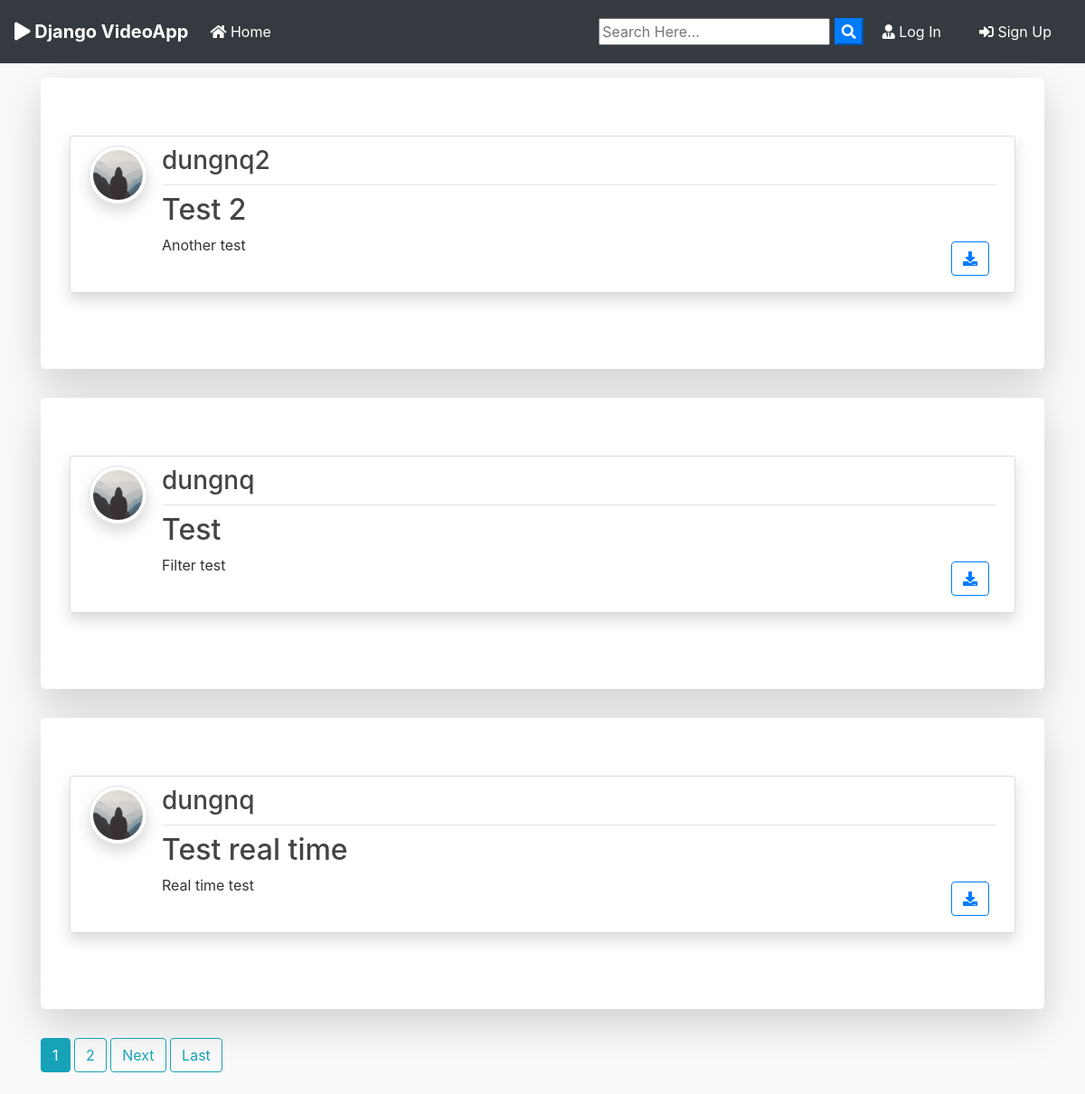
The app's page /, older data.
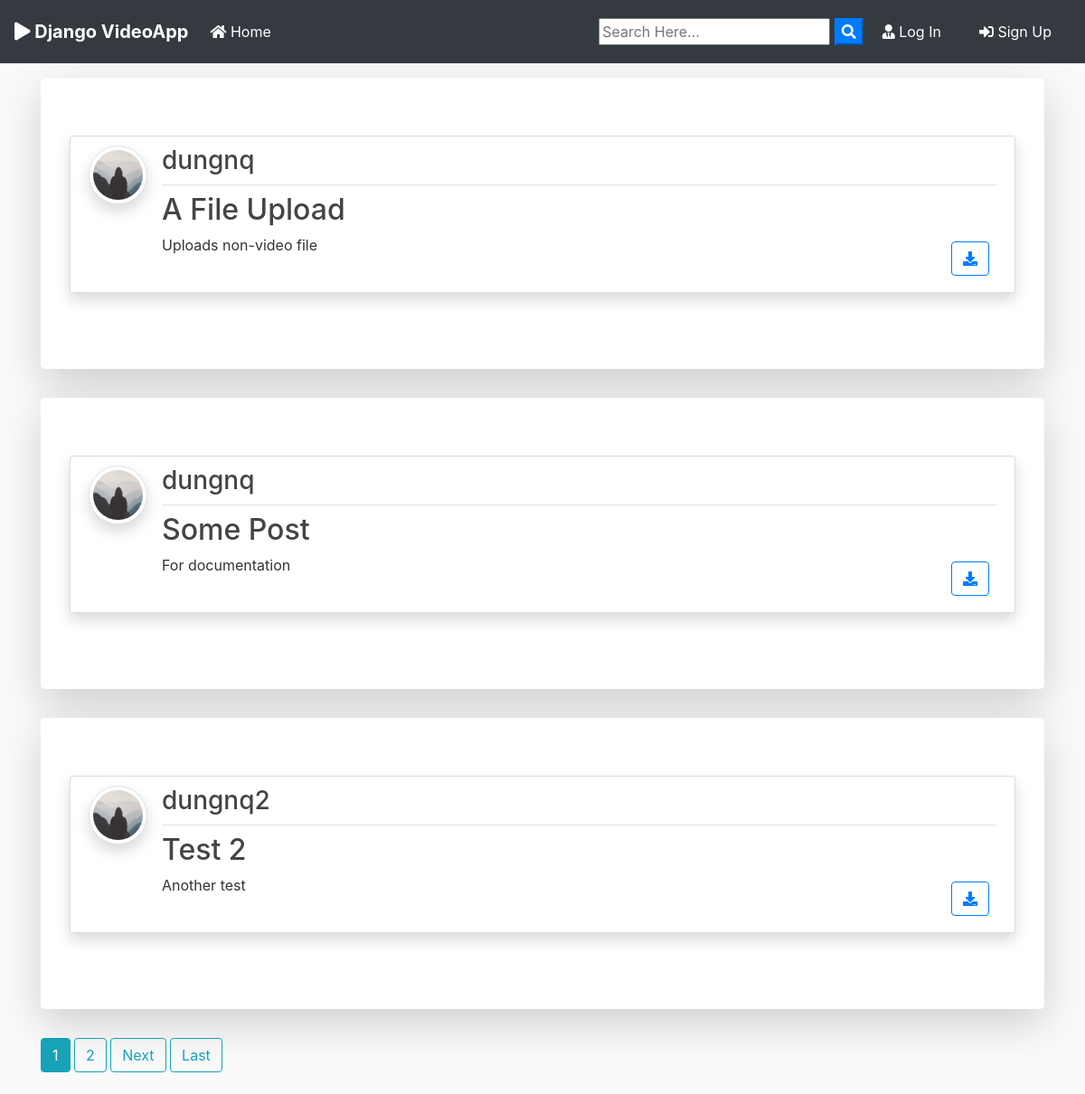
The same page, newer data.
### blog/models.py (models this page shows, shortened)
class Post(models.Model):
	title = models.CharField(max_length=100)
	file = models.FileField(upload_to='Files')
	content = models.TextField()
	date_posted = models.DateTimeField(default=timezone.now)
	author = models.ForeignKey(User, on_delete=models.CASCADE)
	status = models.CharField(max_length=1, default='S')
	label = models.TextField(max_length=10, default='N/A')

### users/models.py (models this page shows, shortened)
class Profile(models.Model):
    user = models.OneToOneField(User, on_delete=models.CASCADE)
    image = models.ImageField(default='default.jpg', upload_to='profile_pics')
    is_locked = models.BooleanField(default=False)

### blog/views.py (the view)
# urls.py: path('', PostListView.as_view(), name='blog-home'),
class PostListView(ListView):
    model = Post
    template_name = 'blog/home.html'
    context_object_name = 'posts'
    ordering = ['-date_posted']
    paginate_by = 3
    def get_queryset(self):
        return Post.objects.filter(status='A').order_by('-date_posted')

### blog/templates/blog/home.html (shortened to what this page needs)
{% extends "blog/base.html" %}
{% block content %}
    {% for post in posts %}
      <div class="jumbotron mt-3 bg-white shadow-lg">
      <article class="media content-section shadow">
        <a href="{{ post.author.profile.image.url }} " target="_blank"> <img src="{{ post.author.profile.image.url }}  " alt="" class="article-img rounded-circle img-thumbnail img-fluid shadow">
        </a>
        <div class="media-body">
          <div class="article-metadata d-flex justify-content-between">
            <a class="mr-2 " href="{% url 'user-posts' post.author.username  %}"><h3>{{ post.author }}</h3></a>
          </div>
          <h2><a class="article-title text-justify " href="{% url 'post-detail' post.id %}">{{ post.title }}</a></h2>
          <div class="d-flex justify-content-between">
            <p class="article-content text-justify text-truncate overflow-hidden">{{ post.content }}</p>
            {% if post.file %}
          <div class="form-group mt-0 pt-0  m-2">
            <a class="btn btn-outline-primary  btn-d "  href="{{ post.file.url }}"  download type="submit"><i class="fas fa-download"></i></a>
          </div>
          {% endif %}
          </div>
        </div>
      </article>
      </div>
    {% endfor %}
    {% if is_paginated %}
      {% for num in page_obj.paginator.page_range %}
        {% if page_obj.number == num %}
          <a class="btn btn-info mb-4" href="?page={{ num }}">{{ num }}</a>
        {% elif num > page_obj.number|add:'-3' and num < page_obj.number|add:'3' %}
          <a class="btn btn-outline-info mb-4" href="?page={{ num }}">{{ num }}</a>
        {% endif %}
      {% endfor %}
      {% if page_obj.has_next %}
        <a class="btn btn-outline-info mb-4" href="?page={{ page_obj.next_page_number }}">Next</a>
        <a class="btn btn-outline-info mb-4" href="?page={{ page_obj.paginator.num_pages }}">Last</a>
      {% endif %}
    {% endif %}
{% endblock content %}

Row changes from the older to the newer data that the page shows:
no longer on this page (row unchanged): Post: author.profile.image (placeholder picture), author "dungnq", title "Test", content "Filter test"
no longer on this page (row unchanged): Post: author.profile.image (placeholder picture), author "dungnq", title "Test real time", content "Real time test"
added Post: author.profile.image (placeholder picture), author "dungnq", title "A File Upload", content "Uploads non-video file"
added Post: author.profile.image (placeholder picture), author "dungnq", title "Some Post", content "For documentation"
